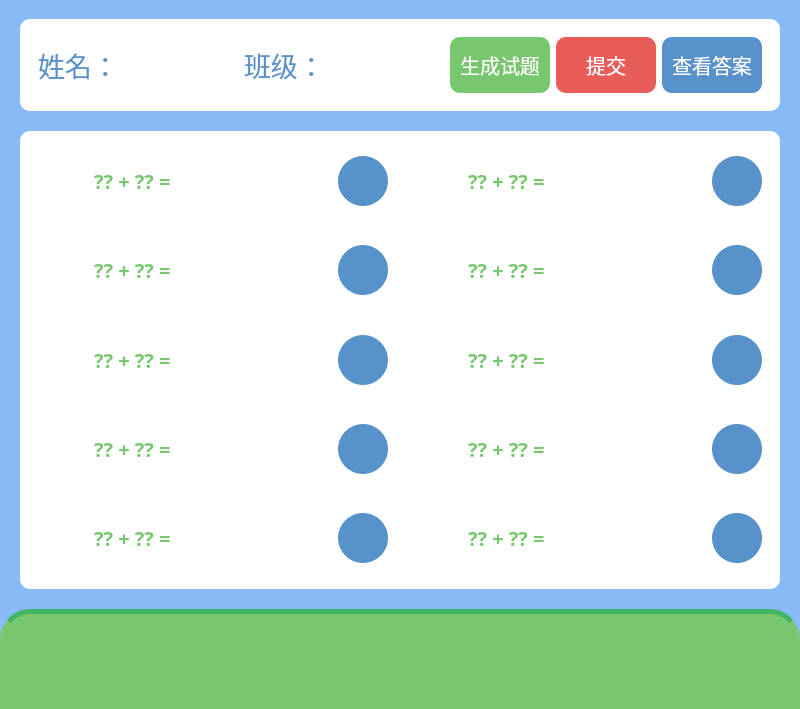
<?xml version="1.0" encoding="UTF-8"?>
<ui version="4.0">
 <class>MainWindow</class>
 <widget class="QMainWindow" name="MainWindow">
  <property name="geometry">
   <rect>
    <x>0</x>
    <y>0</y>
    <width>800</width>
    <height>709</height>
   </rect>
  </property>
  <property name="windowTitle">
   <string>MainWindow</string>
  </property>
  <property name="autoFillBackground">
   <bool>false</bool>
  </property>
  <property name="styleSheet">
   <string notr="true">background-color:rgb(138, 186, 245)</string>
  </property>
  <widget class="QWidget" name="centralwidget">
   <layout class="QGridLayout" name="gridLayout_2" rowstretch="6,1">
    <property name="leftMargin">
     <number>0</number>
    </property>
    <property name="rightMargin">
     <number>0</number>
    </property>
    <property name="bottomMargin">
     <number>0</number>
    </property>
    <property name="spacing">
     <number>0</number>
    </property>
    <item row="0" column="0">
     <widget class="QWidget" name="widget" native="true">
      <property name="sizePolicy">
       <sizepolicy hsizetype="Minimum" vsizetype="Minimum">
        <horstretch>0</horstretch>
        <verstretch>0</verstretch>
       </sizepolicy>
      </property>
      <property name="minimumSize">
       <size>
        <width>800</width>
        <height>600</height>
       </size>
      </property>
      <layout class="QGridLayout" name="gridLayout" rowstretch="1,5">
       <property name="leftMargin">
        <number>20</number>
       </property>
       <property name="topMargin">
        <number>10</number>
       </property>
       <property name="rightMargin">
        <number>20</number>
       </property>
       <property name="bottomMargin">
        <number>20</number>
       </property>
       <property name="verticalSpacing">
        <number>20</number>
       </property>
       <item row="0" column="0">
        <widget class="QWidget" name="widget_3" native="true">
         <property name="sizePolicy">
          <sizepolicy hsizetype="Preferred" vsizetype="Preferred">
           <horstretch>0</horstretch>
           <verstretch>0</verstretch>
          </sizepolicy>
         </property>
         <property name="minimumSize">
          <size>
           <width>0</width>
           <height>76</height>
          </size>
         </property>
         <property name="autoFillBackground">
          <bool>false</bool>
         </property>
         <property name="styleSheet">
          <string notr="true">background-color:rgb(255, 255, 255);
border-radius:10px;</string>
         </property>
         <layout class="QGridLayout" name="gridLayout_7" columnstretch="2,2,1">
          <item row="0" column="1">
           <widget class="QWidget" name="widget_6" native="true">
            <property name="styleSheet">
             <string notr="true">font-family:Microsoft Yahei;
font-size:20pt;</string>
            </property>
            <layout class="QGridLayout" name="gridLayout_5">
             <item row="0" column="0">
              <widget class="QLabel" name="label_2">
               <property name="styleSheet">
                <string notr="true">font-family:Microsoft Yahei;
color: rgb(88, 146, 203);
font-size:20pt;</string>
               </property>
               <property name="text">
                <string>班级：</string>
               </property>
              </widget>
             </item>
             <item row="0" column="1">
              <widget class="QLineEdit" name="ed_class">
               <property name="styleSheet">
                <string notr="true">font-family:Microsoft Yahei;
color: rgb(18, 123, 191);
font-size:20pt;</string>
               </property>
              </widget>
             </item>
            </layout>
           </widget>
          </item>
          <item row="0" column="2">
           <widget class="QWidget" name="widget_7" native="true">
            <property name="sizePolicy">
             <sizepolicy hsizetype="Preferred" vsizetype="Minimum">
              <horstretch>0</horstretch>
              <verstretch>0</verstretch>
             </sizepolicy>
            </property>
            <layout class="QGridLayout" name="gridLayout_6">
             <item row="0" column="0">
              <widget class="QPushButton" name="btn_generate">
               <property name="sizePolicy">
                <sizepolicy hsizetype="Minimum" vsizetype="Minimum">
                 <horstretch>0</horstretch>
                 <verstretch>0</verstretch>
                </sizepolicy>
               </property>
               <property name="minimumSize">
                <size>
                 <width>100</width>
                 <height>40</height>
                </size>
               </property>
               <property name="styleSheet">
                <string notr="true">QPushButton
{
	background-color: rgb(119, 199, 110);
	color: rgb(255, 255, 255);
	font-family:Microsoft Yahei;
	font-size:15pt;
}
QPushButton:hover
{
	background-color: rgb(63, 180, 101);
}
QPushButton:pressed
{
	background-color: rgb(119, 199, 110);
    padding-left:3px;
    padding-top:3px;
}</string>
               </property>
               <property name="text">
                <string>生成试题</string>
               </property>
              </widget>
             </item>
             <item row="0" column="1">
              <widget class="QPushButton" name="btn_submit">
               <property name="sizePolicy">
                <sizepolicy hsizetype="Minimum" vsizetype="Minimum">
                 <horstretch>0</horstretch>
                 <verstretch>0</verstretch>
                </sizepolicy>
               </property>
               <property name="minimumSize">
                <size>
                 <width>100</width>
                 <height>40</height>
                </size>
               </property>
               <property name="styleSheet">
                <string notr="true">QPushButton
{
	background-color: rgb(232, 92, 90);
	color: rgb(255, 255, 255);
	font-family:Microsoft Yahei;
	font-size:15pt;
}
QPushButton:hover
{
	background-color: rgb(223, 46, 35);
}
QPushButton:pressed
{
	background-color: rgb(232, 92, 90);
    padding-left:3px;
    padding-top:3px;
}</string>
               </property>
               <property name="text">
                <string>提交</string>
               </property>
              </widget>
             </item>
             <item row="0" column="2">
              <widget class="QPushButton" name="btn_check">
               <property name="enabled">
                <bool>false</bool>
               </property>
               <property name="sizePolicy">
                <sizepolicy hsizetype="Minimum" vsizetype="Minimum">
                 <horstretch>0</horstretch>
                 <verstretch>0</verstretch>
                </sizepolicy>
               </property>
               <property name="minimumSize">
                <size>
                 <width>100</width>
                 <height>40</height>
                </size>
               </property>
               <property name="styleSheet">
                <string notr="true">QPushButton
{
	background-color: rgb(88, 146, 203);
	color: rgb(255, 255, 255);
	font-family:Microsoft Yahei;
	font-size:15pt;
}
/*
QPushButton:hover
{
	
	background-color: rgb(18, 123, 191);
}
QPushButton:pressed
{
	background-color: rgb(88, 146, 203);
    padding-left:3px;
    padding-top:3px;
}
*/</string>
               </property>
               <property name="text">
                <string>查看答案</string>
               </property>
              </widget>
             </item>
            </layout>
           </widget>
          </item>
          <item row="0" column="0">
           <widget class="QWidget" name="widget_5" native="true">
            <layout class="QGridLayout" name="gridLayout_4">
             <item row="0" column="0">
              <widget class="QLabel" name="label">
               <property name="styleSheet">
                <string notr="true">font-family:Microsoft Yahei;
color: rgb(88, 146, 203);
font-size:20pt;</string>
               </property>
               <property name="text">
                <string>姓名：</string>
               </property>
              </widget>
             </item>
             <item row="0" column="1">
              <widget class="QLineEdit" name="ed_name">
               <property name="styleSheet">
                <string notr="true">font-family:Microsoft Yahei;
color: rgb(18, 123, 191);
font-size:20pt;</string>
               </property>
              </widget>
             </item>
            </layout>
           </widget>
          </item>
         </layout>
        </widget>
       </item>
       <item row="1" column="0">
        <widget class="QWidget" name="wd_content" native="true">
         <property name="autoFillBackground">
          <bool>false</bool>
         </property>
         <property name="styleSheet">
          <string notr="true">background-color:rgb(255, 255, 255);
border-radius:10px;</string>
         </property>
         <layout class="QGridLayout" name="gridLayout_21">
          <item row="0" column="0">
           <widget class="QWidget" name="widget_8" native="true">
            <layout class="QGridLayout" name="gridLayout_3">
             <item row="0" column="0">
              <widget class="QWidget" name="widget_9" native="true">
               <property name="sizePolicy">
                <sizepolicy hsizetype="Minimum" vsizetype="Minimum">
                 <horstretch>0</horstretch>
                 <verstretch>0</verstretch>
                </sizepolicy>
               </property>
               <property name="minimumSize">
                <size>
                 <width>50</width>
                 <height>50</height>
                </size>
               </property>
               <property name="autoFillBackground">
                <bool>false</bool>
               </property>
               <property name="styleSheet">
                <string notr="true"/>
               </property>
              </widget>
             </item>
             <item row="0" column="1">
              <widget class="QLabel" name="label_3">
               <property name="styleSheet">
                <string notr="true">color: rgb(119, 199, 110);
font-family:Microsoft Yahei;
font-size:15pt;
font-weight:bold;</string>
               </property>
               <property name="text">
                <string>?? + ?? = </string>
               </property>
              </widget>
             </item>
             <item row="0" column="2">
              <widget class="QLineEdit" name="lineEdit_3">
               <property name="styleSheet">
                <string notr="true">color: rgb(63, 180, 101);
font-family:Microsoft Yahei;
font-size:15pt;
font-weight:bold;</string>
               </property>
              </widget>
             </item>
             <item row="0" column="3">
              <widget class="QLabel" name="label_5">
               <property name="sizePolicy">
                <sizepolicy hsizetype="Minimum" vsizetype="Minimum">
                 <horstretch>0</horstretch>
                 <verstretch>0</verstretch>
                </sizepolicy>
               </property>
               <property name="minimumSize">
                <size>
                 <width>50</width>
                 <height>50</height>
                </size>
               </property>
               <property name="styleSheet">
                <string notr="true">QLabel
{
	border-radius:25px;
	background-color: rgb(88, 146, 203);
	color: rgb(255, 255, 255);
	font-family:Microsoft Yahei;
	font-size:15pt;
}
QLabel:hover
{
	
	background-color: rgb(18, 123, 191);
}
</string>
               </property>
               <property name="text">
                <string/>
               </property>
               <property name="alignment">
                <set>Qt::AlignCenter</set>
               </property>
              </widget>
             </item>
            </layout>
           </widget>
          </item>
          <item row="0" column="1">
           <widget class="QWidget" name="widget_26" native="true">
            <layout class="QGridLayout" name="gridLayout_18">
             <item row="0" column="0">
              <widget class="QWidget" name="widget_27" native="true">
               <property name="sizePolicy">
                <sizepolicy hsizetype="Minimum" vsizetype="Minimum">
                 <horstretch>0</horstretch>
                 <verstretch>0</verstretch>
                </sizepolicy>
               </property>
               <property name="minimumSize">
                <size>
                 <width>50</width>
                 <height>50</height>
                </size>
               </property>
               <property name="autoFillBackground">
                <bool>false</bool>
               </property>
               <property name="styleSheet">
                <string notr="true"/>
               </property>
              </widget>
             </item>
             <item row="0" column="1">
              <widget class="QLabel" name="label_24">
               <property name="styleSheet">
                <string notr="true">color: rgb(119, 199, 110);
font-family:Microsoft Yahei;
font-size:15pt;
font-weight:bold;</string>
               </property>
               <property name="text">
                <string>?? + ?? = </string>
               </property>
              </widget>
             </item>
             <item row="0" column="2">
              <widget class="QLineEdit" name="lineEdit_14">
               <property name="styleSheet">
                <string notr="true">color: rgb(63, 180, 101);
font-family:Microsoft Yahei;
font-size:15pt;
font-weight:bold;</string>
               </property>
              </widget>
             </item>
             <item row="0" column="3">
              <widget class="QLabel" name="label_25">
               <property name="sizePolicy">
                <sizepolicy hsizetype="Minimum" vsizetype="Minimum">
                 <horstretch>0</horstretch>
                 <verstretch>0</verstretch>
                </sizepolicy>
               </property>
               <property name="minimumSize">
                <size>
                 <width>50</width>
                 <height>50</height>
                </size>
               </property>
               <property name="styleSheet">
                <string notr="true">QLabel
{
	border-radius:25px;
	background-color: rgb(88, 146, 203);
	color: rgb(255, 255, 255);
	font-family:Microsoft Yahei;
	font-size:15pt;
}
QLabel:hover
{
	
	background-color: rgb(18, 123, 191);
}</string>
               </property>
               <property name="text">
                <string/>
               </property>
               <property name="alignment">
                <set>Qt::AlignCenter</set>
               </property>
              </widget>
             </item>
            </layout>
           </widget>
          </item>
          <item row="1" column="0">
           <widget class="QWidget" name="widget_10" native="true">
            <layout class="QGridLayout" name="gridLayout_12">
             <item row="0" column="0">
              <widget class="QWidget" name="widget_15" native="true">
               <property name="sizePolicy">
                <sizepolicy hsizetype="Minimum" vsizetype="Minimum">
                 <horstretch>0</horstretch>
                 <verstretch>0</verstretch>
                </sizepolicy>
               </property>
               <property name="minimumSize">
                <size>
                 <width>50</width>
                 <height>50</height>
                </size>
               </property>
               <property name="autoFillBackground">
                <bool>false</bool>
               </property>
               <property name="styleSheet">
                <string notr="true"/>
               </property>
              </widget>
             </item>
             <item row="0" column="1">
              <widget class="QLabel" name="label_12">
               <property name="styleSheet">
                <string notr="true">color: rgb(119, 199, 110);
font-family:Microsoft Yahei;
font-size:15pt;
font-weight:bold;</string>
               </property>
               <property name="text">
                <string>?? + ?? = </string>
               </property>
              </widget>
             </item>
             <item row="0" column="2">
              <widget class="QLineEdit" name="lineEdit_8">
               <property name="styleSheet">
                <string notr="true">color: rgb(63, 180, 101);
font-family:Microsoft Yahei;
font-size:15pt;
font-weight:bold;</string>
               </property>
              </widget>
             </item>
             <item row="0" column="3">
              <widget class="QLabel" name="label_13">
               <property name="sizePolicy">
                <sizepolicy hsizetype="Minimum" vsizetype="Minimum">
                 <horstretch>0</horstretch>
                 <verstretch>0</verstretch>
                </sizepolicy>
               </property>
               <property name="minimumSize">
                <size>
                 <width>50</width>
                 <height>50</height>
                </size>
               </property>
               <property name="styleSheet">
                <string notr="true">QLabel
{
	border-radius:25px;
	background-color: rgb(88, 146, 203);
	color: rgb(255, 255, 255);
	font-family:Microsoft Yahei;
	font-size:15pt;
}
QLabel:hover
{
	
	background-color: rgb(18, 123, 191);
}</string>
               </property>
               <property name="text">
                <string/>
               </property>
               <property name="alignment">
                <set>Qt::AlignCenter</set>
               </property>
              </widget>
             </item>
            </layout>
           </widget>
          </item>
          <item row="1" column="1">
           <widget class="QWidget" name="widget_30" native="true">
            <layout class="QGridLayout" name="gridLayout_20">
             <item row="0" column="0">
              <widget class="QWidget" name="widget_31" native="true">
               <property name="sizePolicy">
                <sizepolicy hsizetype="Minimum" vsizetype="Minimum">
                 <horstretch>0</horstretch>
                 <verstretch>0</verstretch>
                </sizepolicy>
               </property>
               <property name="minimumSize">
                <size>
                 <width>50</width>
                 <height>50</height>
                </size>
               </property>
               <property name="autoFillBackground">
                <bool>false</bool>
               </property>
               <property name="styleSheet">
                <string notr="true"/>
               </property>
              </widget>
             </item>
             <item row="0" column="1">
              <widget class="QLabel" name="label_28">
               <property name="styleSheet">
                <string notr="true">color: rgb(119, 199, 110);
font-family:Microsoft Yahei;
font-size:15pt;
font-weight:bold;</string>
               </property>
               <property name="text">
                <string>?? + ?? = </string>
               </property>
              </widget>
             </item>
             <item row="0" column="2">
              <widget class="QLineEdit" name="lineEdit_16">
               <property name="styleSheet">
                <string notr="true">color: rgb(63, 180, 101);
font-family:Microsoft Yahei;
font-size:15pt;
font-weight:bold;</string>
               </property>
              </widget>
             </item>
             <item row="0" column="3">
              <widget class="QLabel" name="label_29">
               <property name="sizePolicy">
                <sizepolicy hsizetype="Minimum" vsizetype="Minimum">
                 <horstretch>0</horstretch>
                 <verstretch>0</verstretch>
                </sizepolicy>
               </property>
               <property name="minimumSize">
                <size>
                 <width>50</width>
                 <height>50</height>
                </size>
               </property>
               <property name="styleSheet">
                <string notr="true">QLabel
{
	border-radius:25px;
	background-color: rgb(88, 146, 203);
	color: rgb(255, 255, 255);
	font-family:Microsoft Yahei;
	font-size:15pt;
}
QLabel:hover
{
	
	background-color: rgb(18, 123, 191);
}</string>
               </property>
               <property name="text">
                <string/>
               </property>
               <property name="alignment">
                <set>Qt::AlignCenter</set>
               </property>
              </widget>
             </item>
            </layout>
           </widget>
          </item>
          <item row="2" column="0">
           <widget class="QWidget" name="widget_16" native="true">
            <layout class="QGridLayout" name="gridLayout_13">
             <item row="0" column="0">
              <widget class="QWidget" name="widget_17" native="true">
               <property name="sizePolicy">
                <sizepolicy hsizetype="Minimum" vsizetype="Minimum">
                 <horstretch>0</horstretch>
                 <verstretch>0</verstretch>
                </sizepolicy>
               </property>
               <property name="minimumSize">
                <size>
                 <width>50</width>
                 <height>50</height>
                </size>
               </property>
               <property name="autoFillBackground">
                <bool>false</bool>
               </property>
               <property name="styleSheet">
                <string notr="true"/>
               </property>
              </widget>
             </item>
             <item row="0" column="1">
              <widget class="QLabel" name="label_14">
               <property name="styleSheet">
                <string notr="true">color: rgb(119, 199, 110);
font-family:Microsoft Yahei;
font-size:15pt;
font-weight:bold;</string>
               </property>
               <property name="text">
                <string>?? + ?? = </string>
               </property>
              </widget>
             </item>
             <item row="0" column="2">
              <widget class="QLineEdit" name="lineEdit_9">
               <property name="styleSheet">
                <string notr="true">color: rgb(63, 180, 101);
font-family:Microsoft Yahei;
font-size:15pt;
font-weight:bold;</string>
               </property>
              </widget>
             </item>
             <item row="0" column="3">
              <widget class="QLabel" name="label_15">
               <property name="sizePolicy">
                <sizepolicy hsizetype="Minimum" vsizetype="Minimum">
                 <horstretch>0</horstretch>
                 <verstretch>0</verstretch>
                </sizepolicy>
               </property>
               <property name="minimumSize">
                <size>
                 <width>50</width>
                 <height>50</height>
                </size>
               </property>
               <property name="styleSheet">
                <string notr="true">QLabel
{
	border-radius:25px;
	background-color: rgb(88, 146, 203);
	color: rgb(255, 255, 255);
	font-family:Microsoft Yahei;
	font-size:15pt;
}
QLabel:hover
{
	
	background-color: rgb(18, 123, 191);
}</string>
               </property>
               <property name="text">
                <string/>
               </property>
               <property name="alignment">
                <set>Qt::AlignCenter</set>
               </property>
              </widget>
             </item>
            </layout>
           </widget>
          </item>
          <item row="2" column="1">
           <widget class="QWidget" name="widget_28" native="true">
            <layout class="QGridLayout" name="gridLayout_19">
             <item row="0" column="0">
              <widget class="QWidget" name="widget_29" native="true">
               <property name="sizePolicy">
                <sizepolicy hsizetype="Minimum" vsizetype="Minimum">
                 <horstretch>0</horstretch>
                 <verstretch>0</verstretch>
                </sizepolicy>
               </property>
               <property name="minimumSize">
                <size>
                 <width>50</width>
                 <height>50</height>
                </size>
               </property>
               <property name="autoFillBackground">
                <bool>false</bool>
               </property>
               <property name="styleSheet">
                <string notr="true"/>
               </property>
              </widget>
             </item>
             <item row="0" column="1">
              <widget class="QLabel" name="label_26">
               <property name="styleSheet">
                <string notr="true">color: rgb(119, 199, 110);
font-family:Microsoft Yahei;
font-size:15pt;
font-weight:bold;</string>
               </property>
               <property name="text">
                <string>?? + ?? = </string>
               </property>
              </widget>
             </item>
             <item row="0" column="2">
              <widget class="QLineEdit" name="lineEdit_15">
               <property name="styleSheet">
                <string notr="true">color: rgb(63, 180, 101);
font-family:Microsoft Yahei;
font-size:15pt;
font-weight:bold;</string>
               </property>
              </widget>
             </item>
             <item row="0" column="3">
              <widget class="QLabel" name="label_27">
               <property name="sizePolicy">
                <sizepolicy hsizetype="Minimum" vsizetype="Minimum">
                 <horstretch>0</horstretch>
                 <verstretch>0</verstretch>
                </sizepolicy>
               </property>
               <property name="minimumSize">
                <size>
                 <width>50</width>
                 <height>50</height>
                </size>
               </property>
               <property name="styleSheet">
                <string notr="true">QLabel
{
	border-radius:25px;
	background-color: rgb(88, 146, 203);
	color: rgb(255, 255, 255);
	font-family:Microsoft Yahei;
	font-size:15pt;
}
QLabel:hover
{
	
	background-color: rgb(18, 123, 191);
}</string>
               </property>
               <property name="text">
                <string/>
               </property>
               <property name="alignment">
                <set>Qt::AlignCenter</set>
               </property>
              </widget>
             </item>
            </layout>
           </widget>
          </item>
          <item row="3" column="0">
           <widget class="QWidget" name="widget_18" native="true">
            <layout class="QGridLayout" name="gridLayout_14">
             <item row="0" column="0">
              <widget class="QWidget" name="widget_19" native="true">
               <property name="sizePolicy">
                <sizepolicy hsizetype="Minimum" vsizetype="Minimum">
                 <horstretch>0</horstretch>
                 <verstretch>0</verstretch>
                </sizepolicy>
               </property>
               <property name="minimumSize">
                <size>
                 <width>50</width>
                 <height>50</height>
                </size>
               </property>
               <property name="autoFillBackground">
                <bool>false</bool>
               </property>
               <property name="styleSheet">
                <string notr="true"/>
               </property>
              </widget>
             </item>
             <item row="0" column="1">
              <widget class="QLabel" name="label_16">
               <property name="styleSheet">
                <string notr="true">color: rgb(119, 199, 110);
font-family:Microsoft Yahei;
font-size:15pt;
font-weight:bold;</string>
               </property>
               <property name="text">
                <string>?? + ?? = </string>
               </property>
              </widget>
             </item>
             <item row="0" column="2">
              <widget class="QLineEdit" name="lineEdit_10">
               <property name="styleSheet">
                <string notr="true">color: rgb(63, 180, 101);
font-family:Microsoft Yahei;
font-size:15pt;
font-weight:bold;</string>
               </property>
              </widget>
             </item>
             <item row="0" column="3">
              <widget class="QLabel" name="label_17">
               <property name="sizePolicy">
                <sizepolicy hsizetype="Minimum" vsizetype="Minimum">
                 <horstretch>0</horstretch>
                 <verstretch>0</verstretch>
                </sizepolicy>
               </property>
               <property name="minimumSize">
                <size>
                 <width>50</width>
                 <height>50</height>
                </size>
               </property>
               <property name="styleSheet">
                <string notr="true">QLabel
{
	border-radius:25px;
	background-color: rgb(88, 146, 203);
	color: rgb(255, 255, 255);
	font-family:Microsoft Yahei;
	font-size:15pt;
}
QLabel:hover
{
	
	background-color: rgb(18, 123, 191);
}</string>
               </property>
               <property name="text">
                <string/>
               </property>
               <property name="alignment">
                <set>Qt::AlignCenter</set>
               </property>
              </widget>
             </item>
            </layout>
           </widget>
          </item>
          <item row="3" column="1">
           <widget class="QWidget" name="widget_22" native="true">
            <layout class="QGridLayout" name="gridLayout_16">
             <item row="0" column="0">
              <widget class="QWidget" name="widget_23" native="true">
               <property name="sizePolicy">
                <sizepolicy hsizetype="Minimum" vsizetype="Minimum">
                 <horstretch>0</horstretch>
                 <verstretch>0</verstretch>
                </sizepolicy>
               </property>
               <property name="minimumSize">
                <size>
                 <width>50</width>
                 <height>50</height>
                </size>
               </property>
               <property name="autoFillBackground">
                <bool>false</bool>
               </property>
               <property name="styleSheet">
                <string notr="true"/>
               </property>
              </widget>
             </item>
             <item row="0" column="1">
              <widget class="QLabel" name="label_20">
               <property name="styleSheet">
                <string notr="true">color: rgb(119, 199, 110);
font-family:Microsoft Yahei;
font-size:15pt;
font-weight:bold;</string>
               </property>
               <property name="text">
                <string>?? + ?? = </string>
               </property>
              </widget>
             </item>
             <item row="0" column="2">
              <widget class="QLineEdit" name="lineEdit_12">
               <property name="styleSheet">
                <string notr="true">color: rgb(63, 180, 101);
font-family:Microsoft Yahei;
font-size:15pt;
font-weight:bold;</string>
               </property>
              </widget>
             </item>
             <item row="0" column="3">
              <widget class="QLabel" name="label_21">
               <property name="sizePolicy">
                <sizepolicy hsizetype="Minimum" vsizetype="Minimum">
                 <horstretch>0</horstretch>
                 <verstretch>0</verstretch>
                </sizepolicy>
               </property>
               <property name="minimumSize">
                <size>
                 <width>50</width>
                 <height>50</height>
                </size>
               </property>
               <property name="styleSheet">
                <string notr="true">QLabel
{
	border-radius:25px;
	background-color: rgb(88, 146, 203);
	color: rgb(255, 255, 255);
	font-family:Microsoft Yahei;
	font-size:15pt;
}
QLabel:hover
{
	
	background-color: rgb(18, 123, 191);
}</string>
               </property>
               <property name="text">
                <string/>
               </property>
               <property name="alignment">
                <set>Qt::AlignCenter</set>
               </property>
              </widget>
             </item>
            </layout>
           </widget>
          </item>
          <item row="4" column="0">
           <widget class="QWidget" name="widget_20" native="true">
            <layout class="QGridLayout" name="gridLayout_15">
             <item row="0" column="0">
              <widget class="QWidget" name="widget_21" native="true">
               <property name="sizePolicy">
                <sizepolicy hsizetype="Minimum" vsizetype="Minimum">
                 <horstretch>0</horstretch>
                 <verstretch>0</verstretch>
                </sizepolicy>
               </property>
               <property name="minimumSize">
                <size>
                 <width>50</width>
                 <height>50</height>
                </size>
               </property>
               <property name="autoFillBackground">
                <bool>false</bool>
               </property>
               <property name="styleSheet">
                <string notr="true"/>
               </property>
              </widget>
             </item>
             <item row="0" column="1">
              <widget class="QLabel" name="label_18">
               <property name="styleSheet">
                <string notr="true">color: rgb(119, 199, 110);
font-family:Microsoft Yahei;
font-size:15pt;
font-weight:bold;</string>
               </property>
               <property name="text">
                <string>?? + ?? = </string>
               </property>
              </widget>
             </item>
             <item row="0" column="2">
              <widget class="QLineEdit" name="lineEdit_11">
               <property name="styleSheet">
                <string notr="true">color: rgb(63, 180, 101);
font-family:Microsoft Yahei;
font-size:15pt;
font-weight:bold;</string>
               </property>
              </widget>
             </item>
             <item row="0" column="3">
              <widget class="QLabel" name="label_19">
               <property name="sizePolicy">
                <sizepolicy hsizetype="Minimum" vsizetype="Minimum">
                 <horstretch>0</horstretch>
                 <verstretch>0</verstretch>
                </sizepolicy>
               </property>
               <property name="minimumSize">
                <size>
                 <width>50</width>
                 <height>50</height>
                </size>
               </property>
               <property name="styleSheet">
                <string notr="true">QLabel
{
	border-radius:25px;
	background-color: rgb(88, 146, 203);
	color: rgb(255, 255, 255);
	font-family:Microsoft Yahei;
	font-size:15pt;
}
QLabel:hover
{
	
	background-color: rgb(18, 123, 191);
}</string>
               </property>
               <property name="text">
                <string/>
               </property>
               <property name="alignment">
                <set>Qt::AlignCenter</set>
               </property>
              </widget>
             </item>
            </layout>
           </widget>
          </item>
          <item row="4" column="1">
           <widget class="QWidget" name="widget_24" native="true">
            <layout class="QGridLayout" name="gridLayout_17">
             <item row="0" column="0">
              <widget class="QWidget" name="widget_25" native="true">
               <property name="sizePolicy">
                <sizepolicy hsizetype="Minimum" vsizetype="Minimum">
                 <horstretch>0</horstretch>
                 <verstretch>0</verstretch>
                </sizepolicy>
               </property>
               <property name="minimumSize">
                <size>
                 <width>50</width>
                 <height>50</height>
                </size>
               </property>
               <property name="autoFillBackground">
                <bool>false</bool>
               </property>
               <property name="styleSheet">
                <string notr="true"/>
               </property>
              </widget>
             </item>
             <item row="0" column="1">
              <widget class="QLabel" name="label_22">
               <property name="styleSheet">
                <string notr="true">color: rgb(119, 199, 110);
font-family:Microsoft Yahei;
font-size:15pt;
font-weight:bold;</string>
               </property>
               <property name="text">
                <string>?? + ?? = </string>
               </property>
              </widget>
             </item>
             <item row="0" column="2">
              <widget class="QLineEdit" name="lineEdit_13">
               <property name="styleSheet">
                <string notr="true">color: rgb(63, 180, 101);
font-family:Microsoft Yahei;
font-size:15pt;
font-weight:bold;</string>
               </property>
              </widget>
             </item>
             <item row="0" column="3">
              <widget class="QLabel" name="label_23">
               <property name="sizePolicy">
                <sizepolicy hsizetype="Minimum" vsizetype="Minimum">
                 <horstretch>0</horstretch>
                 <verstretch>0</verstretch>
                </sizepolicy>
               </property>
               <property name="minimumSize">
                <size>
                 <width>50</width>
                 <height>50</height>
                </size>
               </property>
               <property name="styleSheet">
                <string notr="true">QLabel
{
	border-radius:25px;
	background-color: rgb(88, 146, 203);
	color: rgb(255, 255, 255);
	font-family:Microsoft Yahei;
	font-size:15pt;
}
QLabel:hover
{
	
	background-color: rgb(18, 123, 191);
}</string>
               </property>
               <property name="text">
                <string/>
               </property>
               <property name="alignment">
                <set>Qt::AlignCenter</set>
               </property>
              </widget>
             </item>
            </layout>
           </widget>
          </item>
         </layout>
        </widget>
       </item>
      </layout>
     </widget>
    </item>
    <item row="1" column="0">
     <widget class="QWidget" name="widget_2" native="true">
      <property name="styleSheet">
       <string notr="true">background-color: rgb(119, 199, 110);
border-top:5px solid #3FB465;
border-top-right-radius:30px;
border-top-left-radius:30px;</string>
      </property>
     </widget>
    </item>
   </layout>
  </widget>
 </widget>
 <resources>
  <include location="res.qrc"/>
 </resources>
 <connections/>
</ui>
